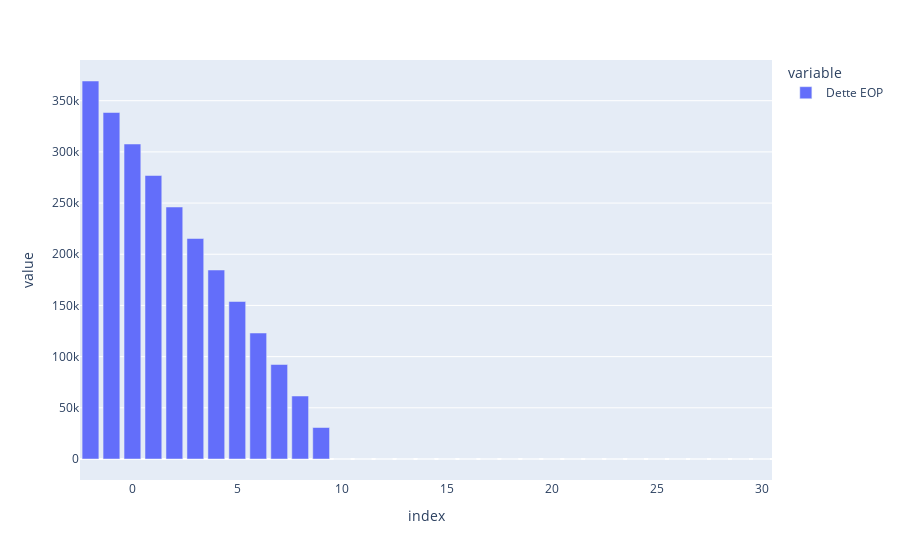

This figure's notebook cell:
### Code cell
df.transpose().plot(kind = "bar", y = ["Dette EOP"]).update_layout(hovermode='x')

### Figure 1 — Plotly figure (JSON) as saved in the notebook; plotly's stock layout.template omitted (floating-point values rounded to 4 significant figures)
{"data": [{"alignmentgroup": "True", "hovertemplate": "variable=Dette EOP<br>index=%{x}<br>value=%{y}<extra></extra>", "legendgroup": "Dette EOP", "marker": {"color": "#636efa", "pattern": {"shape": ""}}, "name": "Dette EOP", "offsetgroup": "Dette EOP", "orientation": "v", "showlegend": true, "textposition": "auto", "type": "bar", "x": [-2, -1, 0, 1, 2, 3, 4, 5, 6, 7, 8, 9, 10, 11, 12, 13, 14, 15, 16, 17, 18, 19, 20, 21, 22, 23, 24, 25, 26, 27, 28, 29, 30], "xaxis": "x", "y": [369200.0, 338500.0, 307700.0, 276900.0, 246200.0, 215400.0, 184600.0, 153800.0, 123100.0, 92310.0, 61540.0, 30770.0, -1.819e-11, 0, 0, 0, 0, 0, 0, 0, 0, 0, 0, 0, 0, 0, 0, 0, 0, 0, 0, 0, 0], "yaxis": "y"}], "layout": {"barmode": "relative", "hovermode": "x", "legend": {"title": {"text": "variable"}, "tracegroupgap": 0}, "margin": {"t": 60}, "xaxis": {"anchor": "y", "domain": [0, 1], "title": {"text": "index"}}, "yaxis": {"anchor": "x", "domain": [0, 1], "title": {"text": "value"}}}}
